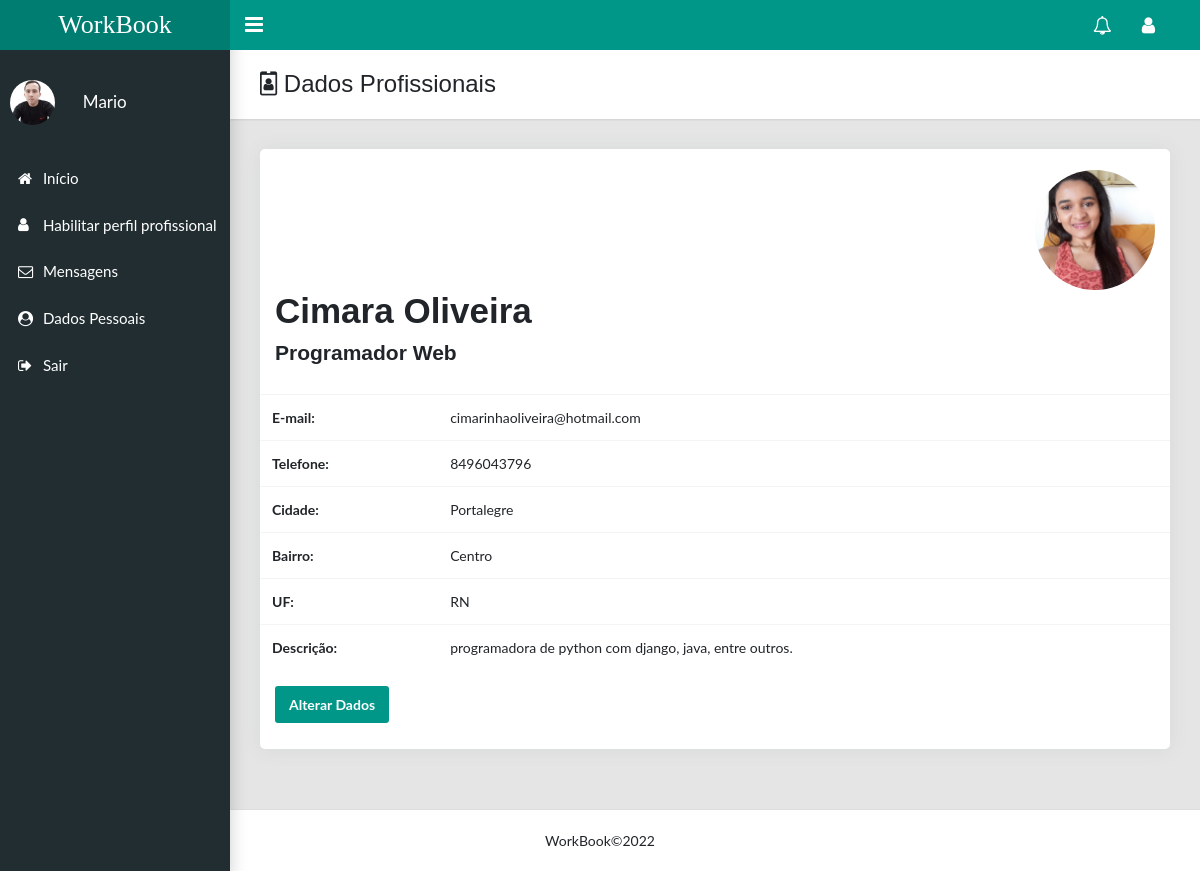
The page /detailProfissional/1 (signed in) on the database its author committed.
### usuario/models.py (models this page shows, shortened)
class Usuario(AbstractUser):
    telefone = models.CharField('telefone', max_length=15)
    imagem = models.ImageField(upload_to='fotosperfil/%Y/%m/', blank=True, null=True)
    cidade = models.CharField('cidade', max_length=40)
    rua = models.CharField('rua', max_length=60)
    uf = models.CharField('uf', max_length=2)
    bairro = models.CharField('bairro', max_length=40)
    is_staff = models.BooleanField(default=False)
    is_superuser = models.BooleanField(default=False)
    is_active = models.BooleanField(default=True)
    is_profissional = models.BooleanField(default=False)
    class Meta:
        db_table = 'usuario'
        verbose_name = 'Usuario'
        verbose_name_plural = 'Usuario'

class Profissional(models.Model):
            profissao = models.CharField('Profissão', max_length=250)
            categoria = models.ForeignKey(Categoria, on_delete=models.CASCADE, related_name='categoria')
            slug = models.SlugField('Atalho', unique=True, blank=True, null=True)
            descricao = models.CharField('Descrição', max_length=250)
            imagem = models.ImageField(upload_to='fotos/%Y/%m/', blank=True, null=True)
            user = models.OneToOneField(Usuario, on_delete=models.CASCADE, related_name='usario',
                                        error_messages={
                                            "unique": "Já existe um profissional cadastrado para este usuário."
                                        }
                                       )
            acesso_permitido = models.BooleanField(default=True)
            """def clean(self):
                error_messages = {}
                if not valida_cpf(self.cpf):
                    error_messages['cpf'] = 'Digite um cpf Válido!'

                if error_messages:
                    raise ValidationError(error_messages)"""
            class Meta:
                verbose_name = 'Profissional'
                verbose_name_plural = 'Profissional'
                ordering = ['id']

### usuario/views.py (the view)
# urls.py: path('detailProfissional/<int:user_id>', views.detailProfissional, name='detailProfissional'), ####
@login_required(login_url='usuario:submit_login')
def detailProfissional(request, user_id):
    data = {}
    profissional = Profissional.objects.get(user_id=user_id)
    form = FormPerfil(request.POST or None, instance=profissional)
    if form.is_valid():
        form.save()
        return redirect('usuario:dadosProfissional', profissional.user_id)
    data['form'] = form
    data['profissional'] = profissional
    return render(request, 'usuario/detailProfissional.html', data)

### usuario/templates/usuario/detailProfissional.html (shortened to what this page needs)
{% extends 'base.html' %}
{% block content %}
<main class="app-content">
    <div class="app-title">
        <div>
            <h1><i class="fa fa-id-badge"></i> Dados Profissionais</h1>
        </div>
    </div>
    <div class="row">
        <div class="col-lg-12">
            <div class="card user-card-full">
                <div class="row m-l-0 m-r-0">
                    <div class="col-md-12">
                        <div class="profile">
                            <br>
                            <div class="info">
                                {% if profissional.user.imagem %}
                                <div align="right">
                                    <img title="Profissional"
                                         src="{{profissional.user.imagem.url}}" width="120" height="120" id="imgpos"
                                         class="rounded-circle">
                                </div>
                                {% else %}
                                <div align="right">
                                    <img title="Profissional"
                                         src="https://static.vecteezy.com/ti/vetor-gratis/p1/2318271-icone-do-perfil-do-usuario-gr%C3%A1tis-vetor.jpg"
                                         width="120" height="120" id="imgpos1"
                                         class="rounded-circle">
                                    {% endif %}
                                </div>
                                <h1>{{profissional.user.first_name}} {{ profissional.user.last_name}}</h1>
                                <h4>{{profissional.profissao}}</h4>
                                <br>
                            </div>
                        </div>
                        <table class="table">
                            <tbody>
                            <tr>
                                <th>E-mail:</th>
                                <td>{{ profissional.user.email }}</td>
                            </tr>
                            <tr>
                                <th>Telefone:</th>
                                <td>{{ profissional.user.telefone }}</td>
                            </tr>
                            <tr>
                                <th>Cidade:</th>
                                <td>{{ profissional.user.cidade }}</td>
                            </tr>
                             <tr>
                                <th>Bairro:</th>
                                <td>{{ profissional.user.bairro }}</td>
                            </tr>
                             <tr>
                                <th>UF:</th>
                                <td>{{ profissional.user.uf }}</td>
                            </tr>
                            <tr>
                                <th>Descrição:</th>
                                <td>{{ profissional.descricao }}</td>
                            </tr>
                            </tbody>
                        </table>
                         <br>
                         <br/>
                         <br/>
                            <div class="col">
                                <a class="btn btn-primary" href="{% url 'usuario:dadosProfissional' user.id %}"
                                   title="Alterar">Alterar Dados</a>
                            </div>
                        <br/>
                         <br>
                         <br>
                    </div>
                </div>
            </div>
        </div>
</main>
{% endblock %}

### templates/parciais/head.html (shortened to what this page needs)
{% load static %}
<html lang="en">
<head>
    <link rel="stylesheet" type="text/css" href="{% static 'css/admin.css'%}">
    <link rel="stylesheet" type="text/css" href="{% static 'css/main.css'%}">
    <link rel="stylesheet" type="text/css" href="{% static 'css/style.css'%}">
    <link rel="stylesheet" type="text/css"
          href="https://maxcdn.bootstrapcdn.com/font-awesome/4.7.0/css/font-awesome.min.css">
</head>
<body class="app sidebar-mini">
{% if user.is_authenticated %}
<header class="app-header"><a class="app-header__logo" href="{% url 'usuario:listarProfissional' %}" title="Início">WorkBook</a>
    <a class="app-sidebar__toggle" href="#" data-toggle="sidebar"
                                    aria-label="Hide Sidebar"></a>
    <ul class="app-nav">
        <li class="dropdown">
            <a class="app-nav__item" href="#" data-toggle="dropdown"
               aria-label="Show notifications">
                <i class="fa fa-bell-o fa-lg" title="Notificações"></i>
            </a>
        </li>
        <li class="dropdown"><a class="app-nav__item" href="#" data-toggle="dropdown"
                                aria-label="Open Profile Menu" title="Usuário"><i class="fa fa-user fa-lg"></i></a>
        </li>
    </ul>
</header>
<aside class="app-sidebar">
    <div class="app-sidebar__user">
        {% if request.user.imagem %}
        <img class="app-sidebar__user-avatar"
             src="{{request.user.imagem.url}}" style="max-width: 45px; height: auto" alt="User Image">
        {% else %}
        <img width="40"
             src="https://static.vecteezy.com/ti/vetor-gratis/p1/2318271-icone-do-perfil-do-usuario-gr%C3%A1tis-vetor.jpg">
        {% endif %}
        <div>
            <p class="app-sidebar__user-name"> &ensp; {{user.first_name}}</p>
        </div>
    </div>
    <ul class="app-menu">
        <li><a class="app-menu__item" href="{% url 'usuario:listarProfissional' %}"><i
                class="app-menu__icon fa fa-home"></i><span class="app-menu__label" title="Início">Início</span></a>
        </li>
        {% if not user.is_profissional %}
        <li><a class="app-menu__item" href="{% url 'usuario:add_perfil' user.id  %}"><i
                class="app-menu__icon icon fa fa-user"></i><span class="app-menu__label" title="Adicionar Profissional">
                Habilitar perfil profissional</span></a></li>
        {% endif %}
        <li><a class="app-menu__item" href="{% url 'teste_chat'  %}"><i
                class="app-menu__icon fa fa-envelope-o"></i><span class="app-menu__label"
                                                                  title="Mensagens">Mensagens</span></a>
        </li>
        <li><a class="app-menu__item" href="{% url 'usuario:detailUsuario' request.user.id %}"><i
                class="app-menu__icon fa fa-user-circle"></i><span class="app-menu__label" title="Dados Pessoais">Dados Pessoais</span></a>
        </li>
        <li>
            <a class="app-menu__item" href="{% url 'usuario:logout_user' %}"><i
                    class="app-menu__icon fa fa-sign-out"></i><span class="app-menu__label" title="Sair">Sair</span>
            </a>
        </li>
    </ul>
</aside>
{% endif %}
</body>
</html>

### rows shown on the page
Usuario: user.imagem (picture), first_name "Mario"
Profissional: user.imagem (picture), user.first_name "Cimara", user.last_name "Oliveira", profissao "Programador Web", user.email "cimarinhaoliveira@hotmail.com", user.telefone "8496043796", user.cidade "Portalegre", user.bairro "Centro", user.uf "RN", descricao "programadora de python com django, java, entre outros."
